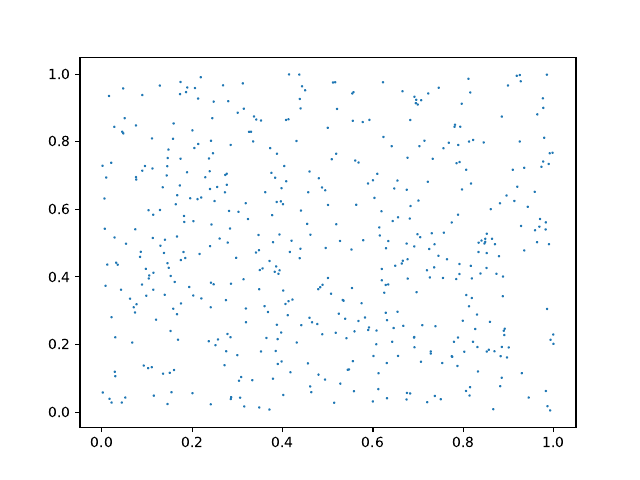

The Python source for this figure:
import matplotlib.pyplot as plt
import numpy as np

x = np.random.rand(500)
y = np.random.rand(500)

plt.scatter(x,y,s=0.5)

plt.savefig("try.pdf")
plt.close()

import  random, math, time, itertools
from array import *
from pylab import *
import csv
import sys
import subprocess

print("ARG"+str(sys.argv))

Edges = 0  # 1 if edges
           # 0 if vertices

DataFiles=["dir_animal_sim_unif.txt"]
#DataFiles=["datadots.txt"]
ExportFiles =["dir_animal_sim_unif_test.pdf"]
c=-1
for arg in sys.argv:
    c +=1
    if(c>0):
        print(arg)
        DataFiles.append(str(arg)+".txt")
        ExportFiles.append(str(arg)+".pdf")

print("les fichiers sources DATAFILE")
print(DataFiles)

couleurs = ['b', 'r', 'g', 'c', 'm', 'y', 'k', 'w']

def ParseFile(file):
    global Nb, GG
    f = open(file,'r')
    reader = csv.reader(f)
    GG=[]
    if Edges == 1:
        Size = 4
    if Edges ==0:
        Size = 2
    for line in reader:
        A = line 
        GG.append([ int(A[i]) for i in range(Size)])
    f.close()
    return(GG)

for NB in range(len(DataFiles)):
        G = ParseFile(DataFiles[NB])
        print(G)
        print("wait !")
        print(ExportFiles[NB])
        print("je fais ça ")
        #for g in G:
            
        #    plt.plot( g[0], g[1],color='green', marker='o', linestyle='dashed', linewidth=2, markersize=1)
            #xticks(np.arange(-40, 20, step=5))
            #yticks(np.arange(0, 600, step=10))
        x,y = zip(*G)
        plt.scatter(x,y,s=0.5)
        xticks(np.arange(min(x), max(x), step=1))
        yticks(np.arange(min(y), max(y), step=10))
        #plt.grid()
        frame1 = plt.gca()
        frame1.axes.yaxis.set_ticklabels([])
        frame1.axes.xaxis.set_ticklabels([])
        #plt.xticks(range(20))
        #plt.yticks(range(20))
        plt.savefig(ExportFiles[NB])
        plt.close()
print("xxxxxxxxxxxxxxxxxxxxxxxxxxxxxxxxxxxxxxxxxxx")
print("Voila, j'ai exporté ",ExportFiles[NB], " sir! ")
print("xxxxxxxxxxxxxxxxxxxxxxxxxxxxxxxxxxxxxxxxxxx")